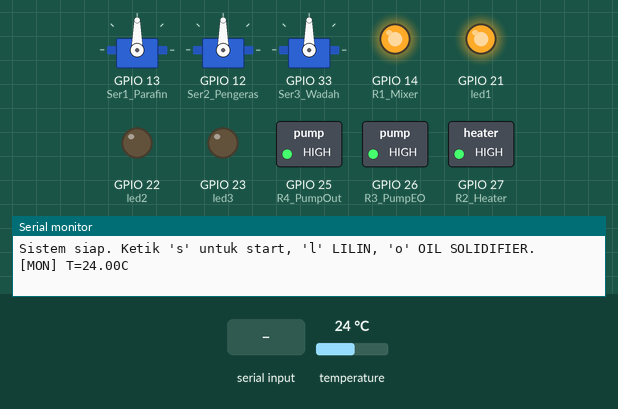
A sketch run on a simulated ESP32. Shown: 3 × servo, switched loads named in the sketch (green lamp = pin HIGH), output pins drawn as LEDs (lit = HIGH), the last lines printed to the serial monitor. The test bench sets the inputs (shaded band); at power-on: temperature 24 °C. WiFi joins after 1.5 s; servers stay silent unless stated.

Above: at 3.0 s.
3.1 s: "s" received over Serial
At 5.4 s:
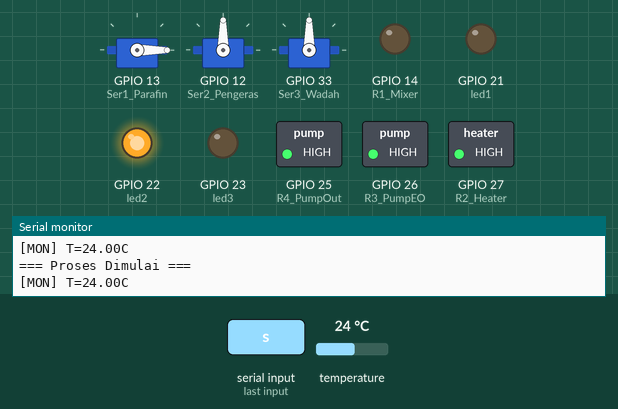
At 6.6 s:
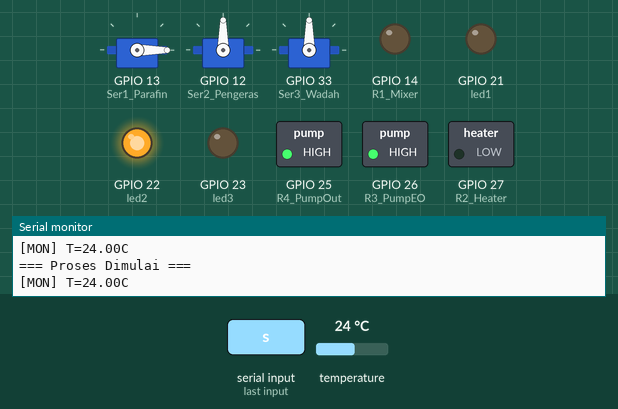
Timing chart, 0 to 8.1 s (numbered marks = the images above; inputs shaded):
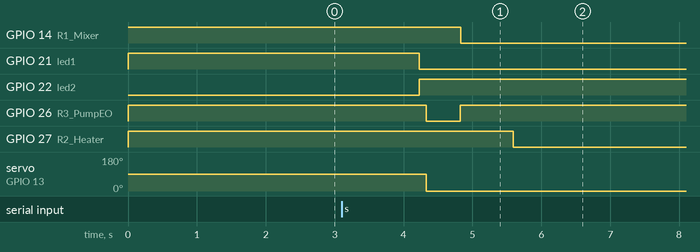

The sketch:

sketch_sep12c.ino
```cpp
#define BLYNK_TEMPLATE_ID "TMPL695REKxJi"
#define BLYNK_TEMPLATE_NAME "JELATECH "
#define BLYNK_AUTH_TOKEN "CIqYOlzbcLOy4PcP7VW8slcMi_rcfPQQ"

//ESP_Mesin2
#include <Arduino.h>
#include <ESP32Servo.h>
#include <OneWire.h>
#include <DallasTemperature.h>
#include <WiFi.h>
#include <WiFiClient.h>
#include <BlynkSimpleEsp32.h>


char ssid[] = "LabKom-1";
char pass[] = "00001111";

BlynkTimer timer;

// ==================== Pin Definition ====================
#define led1          21
#define led2          22
#define led3          23

#define R1_Mixer      14
#define R2_Heater     27
#define R3_PumpEO     26
#define R4_PumpOut    25
#define Ser1_Parafin  13
#define Ser2_Pengeras 12
#define Ser3_Wadah    33

#define STATUS     V3
#define STARTSTOP  V4
#define SERVO_LED  V5
#define SERVO_GRAM V6
#define OIL_LED    V7
#define SUHU       V8
#define MOTOR_LED  V9
#define SOL_BAWAH  V10
#define STATUS_MODE V11
#define COUNTDOWN  V12
#define PENGERAS_LED V13
#define PENGERAS_GRAM V15
#define HEATER     V14

// ==================== Sensor Suhu ====================
const int oneWireBus = 4;
OneWire oneWire(oneWireBus);
DallasTemperature sensors(&oneWire);

// ==================== Servo ====================
Servo servo1;  // Parafin
Servo servo2;  // Pengeras
Servo servo3;  // Wadah

// ==================== Variabel Adjustable ====================
volatile bool startProcess = false;
String statusMode = "LILIN";   // "LILIN" atau "OIL SOLIDIFIER"(Default LILIN)

// Berat & bukaan
int beratMinyak = 100;        // gram(default)
int servoAngleBase = 90;      // sudut dasar bukaan(perlu set up)
int servoOpenTimeMs = 100;    // durasi bukaan bahan (ms)(perlu set up sesuai takaran)

// Durasi proses
int pumpEODurationMs      = 500;        // ms
int mixingDurationMsBase  = 1*10*1000;  // default 5 menit (ms)
int pumpOutDurationMs     = 300;        // ms
int stepMoveDelayMs       = 1000;       // jeda setelah putar servo wadah (ms)

// Ambang suhu
float T_TIMER_START = 70.0;  // mulai hitung 5 menit
float T_OFF         = 80.0;  // heater OFF
float T_ON_HYST     = 75.0;  // heater ON kembali

// ==================== RTOS Handle ====================
TaskHandle_t TaskProcessHandle;

// ==================== Global Runtime ====================
volatile float gTempC = NAN;

// ==================== Helper ====================
void relayOn(int pin)   { digitalWrite(pin, LOW);  }
void relayOff(int pin)  { digitalWrite(pin, HIGH); }


// void pulseRelay(int pin, int duration_ms) {
//   relayOn(pin);
//   vTaskDelay(duration_ms / portTICK_PERIOD_MS);
//   relayOff(pin);
// }

void pulseRelay(int pin, int duration_ms, int vpin = -1) {
  relayOn(pin);
  if (vpin != -1) {
    Blynk.virtualWrite(vpin, digitalRead(pin) == LOW ? 1 : 0);
  }

  vTaskDelay(duration_ms / portTICK_PERIOD_MS);

  relayOff(pin);
  if (vpin != -1) {
    Blynk.virtualWrite(vpin, digitalRead(pin) == LOW ? 1 : 0);
  }
}

void servoPulse(Servo &s, int angle, int duration_ms, int vpin = -1) {
  //Hidupkan LED hanya jika mode sesuai
  if (vpin != -1) {
    Blynk.virtualWrite(vpin, 1); // LED ON
  }

  s.write(angle);
  vTaskDelay(duration_ms / portTICK_PERIOD_MS);
  s.write(0);

  //Matikan LED setelah servo selesai
  if (vpin != -1) {
    Blynk.virtualWrite(vpin, 0); // LED OFF
    // Blynk.run(); // pastikan sinkronisasi
  }
}

void readTemperature() {
  sensors.requestTemperatures();
  gTempC = sensors.getTempCByIndex(0);
}

void applyHeaterControl(float tC) {
  static bool heaterIsOn = false;
  if (isnan(tC)) return;

  if (tC >= T_OFF && heaterIsOn) {
    relayOff(R2_Heater);
    heaterIsOn = false;
  } else if (tC <= T_ON_HYST && !heaterIsOn) {
    relayOn(R2_Heater);
    heaterIsOn = true;
  }
}

// // Heater + Mixer: kontrol suhu + 5 menit mulai saat suhu >= 70C
void runHeaterMixerPhase() {
  relayOn(R1_Mixer);  // Mixer ON

  bool timerStarted = false;
  uint32_t tStart = 0;

  for (;;) {
    readTemperature();
    float tC = gTempC;
      // kirim status awal ke Blynk
    Blynk.virtualWrite(STATUS_MODE, "Sedang Proses");

    applyHeaterControl(tC);

    if (!timerStarted && !isnan(tC) && tC >= T_TIMER_START) {
      timerStarted = true;
      tStart = xTaskGetTickCount();
      Serial.println("[HeaterMixer] Timer start @ >=70C");
    }

    if (timerStarted) {
      uint32_t elapsed = (xTaskGetTickCount() - tStart) * portTICK_PERIOD_MS;
      if (elapsed >= (uint32_t)mixingDurationMsBase) {
        Serial.println("[HeaterMixer] Durasi selesai");
        break;
      }
    }
    vTaskDelay(500 / portTICK_PERIOD_MS);
  }

  relayOff(R2_Heater);
  relayOff(R1_Mixer);
    // kirim status selesai ke Blynk
  Blynk.virtualWrite(STATUS_MODE, "Selesai");
}

// Penuangan (tiap 45 derajat dan perlu set up)
void doPouringSequence() {
  for (int angle = 0; angle <= 135; angle += 45) {
    Serial.printf("[Pour] angle=%d deg\n", angle);
    pulseRelay(R4_PumpOut, pumpOutDurationMs, SOL_BAWAH);
    servo3.write(angle);
    vTaskDelay(stepMoveDelayMs / portTICK_PERIOD_MS);
  }
  servo3.write(0);
}

// ==================== TASK PROSES ====================
void TaskProcess(void *pvParameters) {
  for (;;) {
    if (startProcess) {
      // LED -> Working
      digitalWrite(led1, LOW);
      digitalWrite(led2, HIGH);
      digitalWrite(led3, LOW);

      Serial.println("=== Proses Dimulai ===");
      Blynk.virtualWrite(STATUS_MODE, "Sedang Proses");

      if (statusMode == "LILIN") {
        servoPulse(servo1, servoAngleBase, servoOpenTimeMs, SERVO_LED);
        pulseRelay(R3_PumpEO, pumpEODurationMs, OIL_LED);
        runHeaterMixerPhase();
        doPouringSequence();
      }
      else if (statusMode == "OIL SOLIDIFIER") {
        servoPulse(servo2, servoAngleBase, servoOpenTimeMs, PENGERAS_LED);
        runHeaterMixerPhase();
        doPouringSequence();
      }
      Serial.println("=== Proses Selesai ===");
      Blynk.virtualWrite(STATUS_MODE, "Selesai");

      // LED -> Done selama 10 detik
      digitalWrite(led2, LOW);
      digitalWrite(led3, HIGH);
      vTaskDelay(10000 / portTICK_PERIOD_MS);

      // Kembali ke Idle
      digitalWrite(led1, HIGH);
      digitalWrite(led2, LOW);
      digitalWrite(led3, LOW);

        // kirim status awal ke Blynk
  Blynk.virtualWrite(STATUS_MODE, "Mesin Siap");
      startProcess = false;
    }
  // kirim status awal ke Blynk
    Blynk.virtualWrite(STATUS_MODE, "Mesin Siap");

    vTaskDelay(200 / portTICK_PERIOD_MS);
  }
}

// ================== BLYNK ==================
// Handler untuk menerima mode status dari Blynk (V3)
BLYNK_WRITE(STATUS) {
  statusMode = param.asStr();   // baca string
  Serial.print("[BLYNK] Status mode diterima: ");
  Serial.println(statusMode);
}

// Handler untuk menerima perintah start/stop dari Blynk (V4)
BLYNK_WRITE(STARTSTOP) {
  int val = param.asInt();  // 1 = start, 0 = stop
  if (val == 1) {
    startProcess = true;
    Serial.println("[BLYNK] Perintah START diterima");
  } else {
    startProcess = false;
    Serial.println("[BLYNK] Perintah STOP diterima");
  }
}

void sendToBlynk() {
  // kirim suhu ke widget di Blynk
  readTemperature();  // pastikan baca dulu
  Blynk.virtualWrite(SUHU, gTempC);

  // kirim status relay/LED
  Blynk.virtualWrite(MOTOR_LED, digitalRead(R1_Mixer) == LOW ? 1 : 0);
  Blynk.virtualWrite(HEATER,    digitalRead(R2_Heater) == LOW ? 1 : 0);

  Blynk.virtualWrite(SERVO_GRAM, beratMinyak);
  Blynk.virtualWrite(PENGERAS_GRAM, beratMinyak);

  if (statusMode == "OIL SOLIDIFIER") {
    Blynk.virtualWrite(PENGERAS_LED, 1);
  } else {
    Blynk.virtualWrite(PENGERAS_LED, 0);
  }
}

// ==================== SETUP ====================
void setup() {
  Serial.begin(115200);

  pinMode(R1_Mixer, OUTPUT);
  pinMode(R2_Heater, OUTPUT);
  pinMode(R3_PumpEO, OUTPUT);
  pinMode(R4_PumpOut, OUTPUT);
  relayOff(R1_Mixer);
  relayOff(R2_Heater);
  relayOff(R3_PumpEO);
  relayOff(R4_PumpOut);

  pinMode(led1, OUTPUT);
  pinMode(led2, OUTPUT);
  pinMode(led3, OUTPUT);
  digitalWrite(led1, HIGH); // default: Idle
  digitalWrite(led2, LOW);
  digitalWrite(led3, LOW);

  servo1.attach(Ser1_Parafin);
  servo2.attach(Ser2_Pengeras);
  servo3.attach(Ser3_Wadah);

  sensors.begin();

  xTaskCreatePinnedToCore(
    TaskProcess, "TaskProcess",
    6144, NULL, 1, &TaskProcessHandle, 1
  );
  //percobaan ketika manula(tidak pakai blynk)
  Serial.println("Sistem siap. Ketik 's' untuk start, 'l' LILIN, 'o' OIL SOLIDIFIER.");

  Blynk.begin(BLYNK_AUTH_TOKEN, ssid, pass);

  // Timer kirim data tiap 1 detik
  timer.setInterval(1000L, sendToBlynk);

}

// ==================== LOOP ====================
void loop() {
  Blynk.run();
  timer.run();
  if (Serial.available()) {
    char c = Serial.read();
    if (c == 's') startProcess = true;
    else if (c == 'l') statusMode = "LILIN";
    else if (c == 'o') statusMode = "OIL SOLIDIFIER";
  }

  // Monitoring suhu (idle pun tetap terbaca)
  readTemperature();
  Serial.printf("[MON] T=%.2fC\n", gTempC);
  delay(800);
}
```

Measured:
- after the input at 3.1 s, GPIO 14 (R1_Mixer): HIGH → LOW after 1.7 s; GPIO 21 (led1): HIGH → LOW after 1.1 s; GPIO 22 (led2): LOW → HIGH after 1.1 s; GPIO 26 (R3_PumpEO): HIGH → LOW after 1.2 s, → HIGH 0.50 s later; GPIO 27 (R2_Heater): HIGH → LOW after 2.5 s
